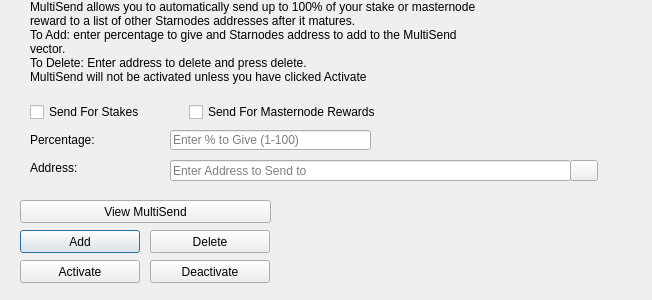
<?xml version="1.0" encoding="UTF-8"?>
<ui version="4.0">
 <class>MultiSendDialog</class>
 <widget class="QDialog" name="MultiSendDialog">
  <property name="windowModality">
   <enum>Qt::NonModal</enum>
  </property>
  <property name="geometry">
   <rect>
    <x>0</x>
    <y>0</y>
    <width>652</width>
    <height>300</height>
   </rect>
  </property>
  <property name="windowTitle">
   <string>MultiSend</string>
  </property>
  <widget class="QLineEdit" name="multiSendPercentEdit">
   <property name="geometry">
    <rect>
     <x>170</x>
     <y>130</y>
     <width>201</width>
     <height>20</height>
    </rect>
   </property>
   <property name="toolTip">
    <string>Enter whole numbers 1 - 100</string>
   </property>
   <property name="placeholderText">
    <string>Enter % to Give (1-100)</string>
   </property>
  </widget>
  <widget class="QLineEdit" name="multiSendAddressEdit">
   <property name="geometry">
    <rect>
     <x>170</x>
     <y>160</y>
     <width>401</width>
     <height>21</height>
    </rect>
   </property>
   <property name="toolTip">
    <string/>
   </property>
   <property name="placeholderText">
    <string>Enter Address to Send to</string>
   </property>
  </widget>
  <widget class="QLabel" name="label_2">
   <property name="geometry">
    <rect>
     <x>30</x>
     <y>0</y>
     <width>451</width>
     <height>121</height>
    </rect>
   </property>
   <property name="lineWidth">
    <number>1</number>
   </property>
   <property name="text">
    <string>MultiSend allows you to automatically send up to 100% of your stake or masternode reward to a list of other Starnodes addresses after it matures.
To Add: enter percentage to give and Starnodes address to add to the MultiSend vector.
To Delete: Enter address to delete and press delete.
MultiSend will not be activated unless you have clicked Activate</string>
   </property>
   <property name="alignment">
    <set>Qt::AlignLeading|Qt::AlignLeft|Qt::AlignTop</set>
   </property>
   <property name="wordWrap">
    <bool>true</bool>
   </property>
  </widget>
  <widget class="QLabel" name="message">
   <property name="geometry">
    <rect>
     <x>290</x>
     <y>200</y>
     <width>351</width>
     <height>91</height>
    </rect>
   </property>
   <property name="text">
    <string/>
   </property>
  </widget>
  <widget class="QPushButton" name="addButton">
   <property name="geometry">
    <rect>
     <x>20</x>
     <y>230</y>
     <width>120</width>
     <height>23</height>
    </rect>
   </property>
   <property name="toolTip">
    <string/>
   </property>
   <property name="statusTip">
    <string>Add to MultiSend Vector</string>
   </property>
   <property name="text">
    <string>Add</string>
   </property>
  </widget>
  <widget class="QPushButton" name="disableButton">
   <property name="geometry">
    <rect>
     <x>150</x>
     <y>260</y>
     <width>120</width>
     <height>23</height>
    </rect>
   </property>
   <property name="statusTip">
    <string>Deactivate MultiSend</string>
   </property>
   <property name="text">
    <string>Deactivate</string>
   </property>
  </widget>
  <widget class="QPushButton" name="addressBookButton">
   <property name="geometry">
    <rect>
     <x>570</x>
     <y>160</y>
     <width>28</width>
     <height>21</height>
    </rect>
   </property>
   <property name="toolTip">
    <string>Choose an address from the address book</string>
   </property>
   <property name="text">
    <string/>
   </property>
   <property name="icon">
    <iconset resource="../starnodes.qrc">
     <normaloff>:/icons/address-book</normaloff>:/icons/address-book</iconset>
   </property>
   <property name="shortcut">
    <string>Alt+A</string>
   </property>
   <property name="autoDefault">
    <bool>false</bool>
   </property>
  </widget>
  <widget class="QLabel" name="label">
   <property name="geometry">
    <rect>
     <x>30</x>
     <y>130</y>
     <width>121</width>
     <height>20</height>
    </rect>
   </property>
   <property name="toolTip">
    <string>Percentage of stake to send</string>
   </property>
   <property name="text">
    <string>Percentage:</string>
   </property>
  </widget>
  <widget class="QLabel" name="label_5">
   <property name="geometry">
    <rect>
     <x>30</x>
     <y>160</y>
     <width>111</width>
     <height>16</height>
    </rect>
   </property>
   <property name="toolTip">
    <string>Address to send portion of stake to</string>
   </property>
   <property name="text">
    <string>Address:</string>
   </property>
  </widget>
  <widget class="QPushButton" name="deleteButton">
   <property name="geometry">
    <rect>
     <x>150</x>
     <y>230</y>
     <width>120</width>
     <height>23</height>
    </rect>
   </property>
   <property name="toolTip">
    <string/>
   </property>
   <property name="statusTip">
    <string>Delete Address From MultiSend Vector</string>
   </property>
   <property name="text">
    <string>Delete</string>
   </property>
  </widget>
  <widget class="QPushButton" name="activateButton">
   <property name="geometry">
    <rect>
     <x>20</x>
     <y>260</y>
     <width>120</width>
     <height>23</height>
    </rect>
   </property>
   <property name="statusTip">
    <string>Activate MultiSend</string>
   </property>
   <property name="text">
    <string>Activate</string>
   </property>
  </widget>
  <widget class="QPushButton" name="viewButton">
   <property name="geometry">
    <rect>
     <x>20</x>
     <y>200</y>
     <width>251</width>
     <height>23</height>
    </rect>
   </property>
   <property name="toolTip">
    <string/>
   </property>
   <property name="statusTip">
    <string>View MultiSend Vector</string>
   </property>
   <property name="text">
    <string>View MultiSend</string>
   </property>
  </widget>
  <widget class="QWidget" name="horizontalLayoutWidget">
   <property name="geometry">
    <rect>
     <x>30</x>
     <y>100</y>
     <width>351</width>
     <height>24</height>
    </rect>
   </property>
   <layout class="QHBoxLayout" name="horizontalLayout">
    <item>
     <widget class="QCheckBox" name="multiSendStakeCheckBox">
      <property name="text">
       <string>Send For Stakes</string>
      </property>
     </widget>
    </item>
    <item>
     <widget class="QCheckBox" name="multiSendMasternodeCheckBox">
      <property name="text">
       <string>Send For Masternode Rewards</string>
      </property>
     </widget>
    </item>
   </layout>
  </widget>
 </widget>
 <resources>
  <include location="../starnodes.qrc"/>
 </resources>
 <connections/>
</ui>
